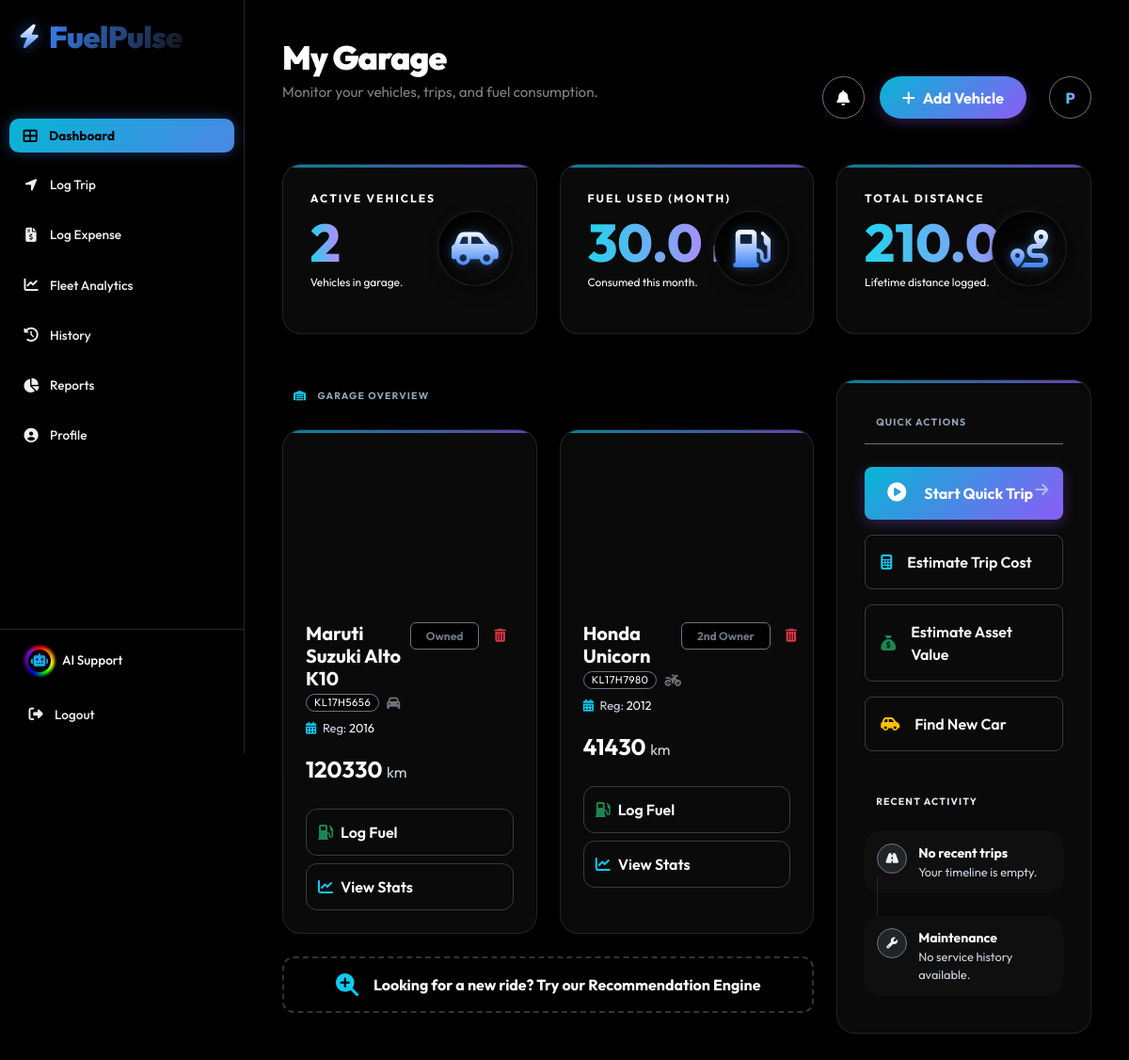
The page /dashboard/ (signed in) on the database its author committed.
### core/models.py (models this page shows, shortened)
class User(AbstractUser):
    is_manager = models.BooleanField(default=False)
    phone_number = models.CharField(max_length=15, blank=True)
    profile_photo = models.ImageField(upload_to='profile_photos/', blank=True, null=True)

class Vehicle(models.Model):
    CATEGORY_CHOICES = [
        ('Two Wheeler', 'Two Wheeler'),
        ('Four Wheeler', 'Four Wheeler'),
        ('Heavy Vehicle', 'Heavy Vehicle'),
    ]
    ownership_type = models.CharField(max_length=50, default="1st Owner")
    FUEL_CHOICES = [
        ('Petrol', 'Petrol'),
        ('Diesel', 'Diesel'),
        ('CNG', 'CNG'),
        ('Electric', 'Electric')
    ]
    owner = models.ForeignKey(User, on_delete=models.CASCADE)
    category = models.CharField(max_length=20, choices=CATEGORY_CHOICES, default='Four Wheeler')
    make = models.CharField(max_length=50)       # e.g. Maruti, Honda (No restricted choices, accepts JS input)
    model_name = models.CharField(max_length=50) # e.g. Swift, City
    license_plate = models.CharField(max_length=20)
    target_mileage = models.FloatField(default=0.0, help_text="Target km/L (e.g., 18.5)")
    target_cost_per_km = models.FloatField(default=0.0, help_text="Target Cost per KM (e.g., 5.0)")
    purchase_year = models.IntegerField(default=2023)
    purchase_price = models.DecimalField(max_digits=12, decimal_places=2, default=500000.00)
    fuel_type = models.CharField(max_length=20, choices=FUEL_CHOICES, default='Petrol')
    current_odometer = models.IntegerField(default=0)
    purchase_price = models.DecimalField(max_digits=12, decimal_places=2, default=500000.00)
    purchase_year = models.IntegerField(default=2021)
    insurance_expiry = models.DateField(null=True, blank=True)
    pollution_expiry = models.DateField(null=True, blank=True)
    fitness_expiry = models.DateField(null=True, blank=True)
    image_url = models.URLField(max_length=500, blank=True, null=True)
    is_active = models.BooleanField(default=True)

### core/views.py (the view)
# urls.py: path('dashboard/', views.dashboard, name='dashboard'),
@login_required
def dashboard(request):
    vehicles = Vehicle.objects.filter(owner=request.user)
    vehicle_count = vehicles.count()
    now = timezone.now()
    fuel_data = FuelLog.objects.filter(
        driver=request.user,
        date__month=now.month,
        date__year=now.year
    ).aggregate(Sum('liters_filled'))
    total_fuel = fuel_data['liters_filled__sum'] or 0
    trip_data = TripLog.objects.filter(driver=request.user).aggregate(Sum('distance_km'))
    total_distance = trip_data['distance_km__sum'] or 0
    notifications = []
    today = datetime.date.today()
    warning_period = datetime.timedelta(days=30) # Warn 30 days before
    for v in vehicles:
        if v.insurance_expiry:
            days_left = (v.insurance_expiry - today).days
            if days_left < 0:
                notifications.append({'type': 'danger', 'msg': f"Insurance EXPIRED for {v.model_name}!"})
            elif days_left <= 30:
                notifications.append({'type': 'warning', 'msg': f"Insurance for {v.model_name} expires in {days_left} days."})
        if v.pollution_expiry:
            days_left = (v.pollution_expiry - today).days
            if days_left < 0:
                notifications.append({'type': 'danger', 'msg': f"PUC EXPIRED for {v.model_name}!"})
            elif days_left <= 30:
                notifications.append({'type': 'warning', 'msg': f"PUC for {v.model_name} expires in {days_left} days."})
    valuation_result = request.session.pop('valuation_result', None)
    valuation_vehicle = request.session.pop('valuation_vehicle', None)
    context = {
        'vehicles': vehicles,
        'vehicle_count': vehicle_count,
        'total_fuel': round(total_fuel, 1),
        'total_distance': round(total_distance, 1),
        'valuation_result': valuation_result,
        'valuation_vehicle': valuation_vehicle,
        'notifications': notifications,
        'notification_count': len(notifications),
    }
    return render(request, 'core/dashboard.html', context)
    client = OpenAI(api_key="")

### templates/core/dashboard.html (shortened to what this page needs)
{% extends 'base.html' %}
{% load static %}
{% block content %}
<div class="d-flex justify-content-between align-items-end mb-5 fade-in-up"
     style="animation-duration: 0.6s; position: relative; z-index: 1050;">
    <div class="page-header">
        <h2 class="text-white">My Garage</h2>
        <p class="text-white-50">Monitor your vehicles, trips, and fuel consumption.</p>
    </div>
    <div class="d-flex gap-3 align-items-center">
        <div class="dropdown">
            <a href="#" class="btn btn-dark border border-secondary rounded-circle d-flex align-items-center justify-content-center position-relative shadow-sm"
               id="dashboardNotifyDropdown"
               data-bs-toggle="dropdown"
               aria-expanded="false"
               style="width: 45px; height: 45px; background: #000; transition: 0.3s;">
                <i class="fas fa-bell text-white"></i>
            </a>
        </div>
        <a href="{% url 'add_vehicle' %}" class="btn-sassy d-flex align-items-center gap-2 px-4 rounded-pill text-decoration-none" style="height: 45px;">
            <i class="fas fa-plus"></i> <span class="d-none d-md-inline">Add Vehicle</span>
        </a>
        <a href="{% url 'profile' %}" class="btn btn-dark border border-secondary rounded-circle d-flex align-items-center justify-content-center ms-2 text-decoration-none shadow-sm" style="width: 45px; height: 45px; background-color: #000; transition: 0.3s;">
            {% if user.profile_photo %}
            <img src="{{ user.profile_photo.url }}" style="width: 100%; height: 100%; border-radius: 50%; object-fit: cover;">
            {% else %}
            <span class="gradient-text">{{ user.username|slice:":1"|upper }}</span>
            {% endif %}
        </a>
    </div>
</div>
<div class="row g-4 mb-5">
    <div class="col-md-4">
        <div class="stats-card h-100 position-relative overflow-hidden fade-in-up" style="animation-delay: 0.1s;">
            <div class="stats-label position-relative z-1">
                <h3>Active vehicles</h3>
                <h1 class="gradient-text">{{ vehicle_count }}</h1>
                <p class="text-white small">
                    {% if vehicle_count == 0 %}Start by adding a vehicle.{% else %}Vehicles in garage.{% endif %}
                </p>
            </div>
            <div class="card-logo-badge">
                <i class="fas fa-car-side"></i>
            </div>
        </div>
    </div>
    <div class="col-md-4">
        <div class="stats-card h-100 position-relative overflow-hidden fade-in-up" style="animation-delay: 0.2s;">
            <div class="stats-label position-relative z-1">
                <h3>Fuel Used (Month)</h3>
                <h1 class="gradient-text">{{ total_fuel }} <span class="fs-4 text-white">L</span></h1>
                <p class="text-white small">
                    {% if total_fuel == 0 %}No logs recorded yet.{% else %}Consumed this month.{% endif %}
                </p>
            </div>
            <div class="card-logo-badge">
                <i class="fas fa-gas-pump"></i>
            </div>
        </div>
    </div>
    <div class="col-md-4">
        <div class="stats-card h-100 position-relative overflow-hidden fade-in-up" style="animation-delay: 0.3s;">
            <div class="stats-label position-relative z-1">
                <h3>Total Distance</h3>
                <h1 class="gradient-text">{{ total_distance }} <span class="fs-4 text-white">km</span></h1>
                <p class="text-white small">
                    {% if total_distance == 0 %}Start a trip to see data.{% else %}Lifetime distance logged.{% endif %}
                </p>
            </div>
            <div class="card-logo-badge">
                <i class="fas fa-route"></i>
            </div>
        </div>
    </div>
</div>
<div class="row g-4">
    <div class="col-lg-8">
        <div class="d-flex justify-content-between align-items-center mb-4 fade-in-up" style="animation-delay: 0.4s;">
            <div class="text-uppercase small fw-bold text-muted letter-spacing-1"><i class="fas fa-warehouse me-2 text-info"></i> Garage Overview</div>
        </div>
        <div class="row g-4">
            {% if vehicles %}
                {% for v in vehicles %}
                <div class="col-md-6 fade-in-up" style="animation-delay: 0.5s;">
                      <div class="stats-card vehicle-card h-100 overflow-hidden">
                        <div style="overflow: hidden;">
                            <div class="vehicle-img-container" style="background-image: url('{% if 'Two' in v.category|stringformat:'s' %}https://images.unsplash.com/photo-1558981806-ec527fa84c3d?q=80&w=600&auto=format&fit=crop{% else %}https://images.unsplash.com/photo-1492144534655-ae79c964c9d7?q=80&w=600&auto=format&fit=crop{% endif %}');">
                            </div>
                        </div>
                        <div class="p-4">
                            <div class="d-flex justify-content-between align-items-start mb-3">
                                <div>
                                    <h5 class="fw-bold text-white mb-1">{{ v.make }} {{ v.model_name }}</h5>
                                    <div class="d-flex align-items-center gap-2 mb-2">
                                        <small class="text-white border border-secondary px-2 rounded-pill bg-black" style="font-size: 0.7rem; letter-spacing: 0.5px;">{{ v.license_plate }}</small>
                                        {% if 'Two' in v.category|stringformat:'s' %}
                                            <i class="fas fa-motorcycle text-secondary small"></i>
                                        {% else %}
                                            <i class="fas fa-car text-secondary small"></i>
                                        {% endif %}
                                    </div>
                                    <div class="text-muted small" style="font-size: 0.8rem; color: #cbd5e1 !important;">
                                        <i class="fas fa-calendar-alt me-1 text-info"></i>
                                        Reg: <span class="text-white">{{ v.purchase_year }}</span>
                                    </div>
                                </div>
                                <div class="d-flex gap-2">
                                    <span class="badge bg-black border border-secondary text-secondary d-flex align-items-center px-3">{{ v.ownership_type }}</span>
                                    <a href="{% url 'remove_vehicle' v.id %}" class="btn btn-outline-danger btn-sm px-2 border-0" onclick="return confirm('Delete vehicle?');"><i class="fas fa-trash-alt"></i></a>
                                </div>
                            </div>
                            <div class="fs-4 fw-bold mb-4 text-white">
                                {{ v.current_odometer }} <span class="fs-6 text-muted fw-normal" style="color: #cbd5e1 !important;">km</span>
                            </div>
                            <div class="d-grid gap-2">
                                <a href="{% url 'log_fuel' v.id %}" class="btn-sassy-outline text-white"><i class="fas fa-gas-pump me-2 text-success"></i> Log Fuel</a>
                                <a href="{% url 'vehicle_stats' v.id %}" class="btn-sassy-outline text-white"><i class="fas fa-chart-line me-2 text-info"></i> View Stats</a>
                            </div>
                        </div>
                    </div>
                </div>
                {% endfor %}
            {% endif %}
            <div class="col-12 fade-in-up" style="animation-delay: 0.6s;">
                <div class="d-grid">
                    <a href="{% url 'recommend_car' %}" class="btn-sassy-outline d-flex align-items-center justify-content-center gap-3 py-3" style="border-style: dashed; border-width: 2px;">
                        <i class="fas fa-search-plus fs-4 text-info"></i>
                        <span class="text-white fw-bold">Looking for a new ride? Try our Recommendation Engine</span>
                    </a>
                </div>
            </div>
        </div>
    </div>
    <div class="col-lg-4">
        <div class="stats-card h-100 fade-in-up" style="animation-delay: 0.6s;">
            <h5 class="fw-bold mb-4 text-white border-bottom border-secondary pb-3 text-uppercase small letter-spacing-1">Quick Actions</h5>
            <div class="d-grid gap-3 mb-5">
                <a href="{% url 'log_trip' %}" class="btn-sassy text-start px-4 text-white py-3 rounded-3 position-relative overflow-hidden text-decoration-none">
                    <span class="position-relative z-1"><i class="fas fa-play-circle me-3 fs-5"></i> Start Quick Trip</span>
                    <i class="fas fa-arrow-right position-absolute end-0 me-3 opacity-50"></i>
                </a>
                <a href="{% url 'trip_calculator' %}" class="btn-sassy-outline text-start px-3 text-light py-3 rounded-3">
                    <i class="fas fa-calculator me-3 text-info"></i> Estimate Trip Cost
                </a>
                <button type="button" class="btn-sassy-outline text-start px-3 text-light py-3 rounded-3" data-bs-toggle="modal" data-bs-target="#valuationModal">
                    <i class="fas fa-sack-dollar me-3 text-success"></i> Estimate Asset Value
                </button>
                <a href="{% url 'recommend_car' %}" class="btn-sassy-outline text-start px-3 text-light py-3 rounded-3">
                    <i class="fas fa-car-side me-3 text-warning"></i> Find New Car
                </a>
            </div>
            <h6 class="text-muted small text-uppercase fw-bold mb-4 letter-spacing-1" style="color: #e2e8f0 !important;">Recent Activity</h6>
            <div class="activity-list">
                <div class="d-flex gap-3 mb-4 activity-item">
                    <div class="text-center" style="width: 20px;">
                        <div class="rounded-circle bg-dark border border-secondary d-flex align-items-center justify-content-center" style="width: 32px; height: 32px;">
                            <i class="fas fa-road text-muted" style="font-size: 12px;"></i>
                        </div>
                        <div class="h-100 border-start border-secondary border-opacity-25 mx-auto my-1"></div>
                    </div>
                    <div class="ps-2">
                        <div class="text-white small fw-bold">No recent trips</div>
                        <div class="text-white small" style="font-size: 0.8rem; color: #cbd5e1 !important;">Your timeline is empty.</div>
                    </div>
                </div>
                <div class="d-flex gap-3 activity-item">
                    <div class="text-center" style="width: 20px;">
                        <div class="rounded-circle bg-dark border border-secondary d-flex align-items-center justify-content-center" style="width: 32px; height: 32px;">
                            <i class="fas fa-wrench text-muted" style="font-size: 12px;"></i>
                        </div>
                    </div>
                    <div class="ps-2">
                        <div class="text-white small fw-bold">Maintenance</div>
                        <div class="text-white small" style="font-size: 0.8rem; color: #cbd5e1 !important;">No service history available.</div>
                    </div>
                </div>
            </div>
        </div>
    </div>
</div>
{% endblock %}

### rows shown on the page
User: username "P"
Vehicle: make "Maruti Suzuki", model_name "Alto K10", license_plate "KL17H5656", category "Four Wheeler" (drawn), purchase_year "2016", ownership_type "Owned", current_odometer "120330"
Vehicle: make "Honda", model_name "Unicorn", license_plate "KL17H7980", category "Two Wheeler" (drawn), purchase_year "2012", ownership_type "2nd Owner", current_odometer "41430"

### other values the page prints
{{ vehicle_count }} "2"
{{ total_fuel }} "30.0"
{{ total_distance }} "210.0"
